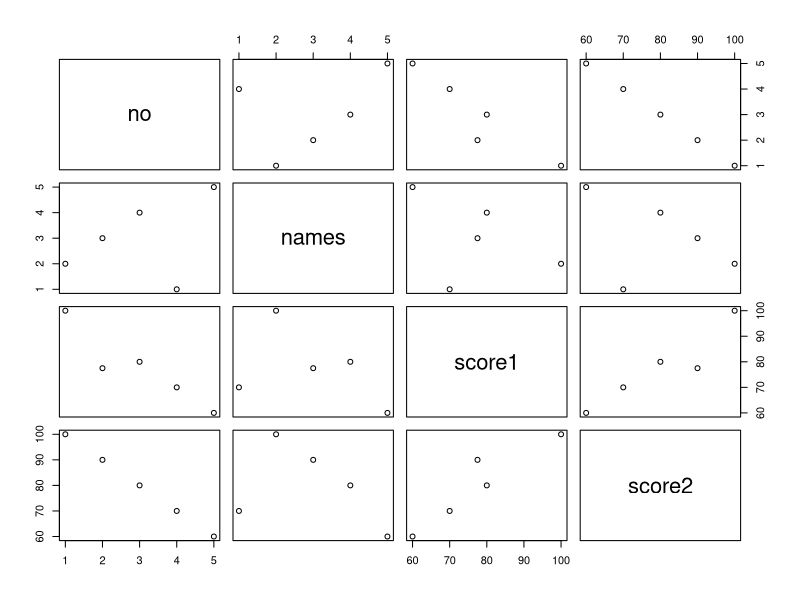

Generate this figure with R: (Note: this script raises an error after producing the figure.)
# 결측치 처리1 ####
df<-data.frame(no=c(1:5),names=c("K","L","P","C","Y"), score1=c(100,NA,80,70,60),score2=c(100,90,80,70,60))
mean(df$score1) #NA
mean(df$score1, na.rm=T) #NA
#df[is.na(df$score1),]<-mean(df$score1, na.rm=T) # 이렇게하면 행 다바뀜
df[is.na(df$score1),"score1"]<-mean(df$score1, na.rm=T) # 이렇게 열도 지정함
df
plot(df)
colSums(df)
colMeans(df)
rowMeans(df)
rowSums(df)

# 결측치 검색 ####
a<-data.frame(score1=c(100, NA, 99, 88), score2=c("A","B","A","B"))

mean(a$score1, na.rm=T)
sd(a$score1, na.rm=T)
sum(is.na(a))
table(is.na(a))
na.omit(a)
which(is.na(a),T) # 행/열 정확히 알려달라->T
which(is.na(a)) # 결측치 행만 리턴 -> F (디폴트)


# 결측치 처리2 ####
a<-data.frame(score1=c(100, NA, 99, 88), score2=c("A","B","A","B"))
a$score1[is.na(a$score1)]<-"#"
a


# 결측치 처리3 ####
data("airquality")
str(airquality)
head(airquality)
sum(is.na(airquality))
table(is.na(airquality))
colMeans(airquality)
colMeans(airquality, na.rm=T)

colSums(is.na(airquality))
airquality2<-na.omit(airquality)
str(airquality2)
complete.cases(airquality2)
colMeans(airquality2)
colMeans(airquality2, na.rm=T)


# 결측치 처리 4 ####
name<-c('h','y','c','u')
score<-c(100,99,100,100)
st<-data.frame(name,score) #st1
class_a<-matrix(c(99,88,100,99,98,100), nrow=2)
class_b<-matrix(c(100,100,99,99,100,100), nrow=2)
st2<-data.frame(class_a,class_b) #st2
colnames(st2)<-c('sub1','sub2','sub3','sub4','sub5','sub6')
rownames(st2)<-c('kim hy','lee hy')


# 결측치 처리 5 ####
library(MASS)
x<-Cars93
str(x)
is.na(x)
sum(is.na(x))
table(is.na(x))
#속성별 결측치를 구해봅시다.
sum(is.na(Cars93$Manufacturer)) 
sum(is.na(Cars93$Price))
sum(is.na(Cars93$Rear.seat.room))
sum(is.na(Cars93$Luggage.room))
colSums(is.na(Cars93))
sum(x$Rear.seat.room)
mean(x$Rear.seat.room)
sum(x$Rear.seat.room, na.rm = TRUE)
mean(x$Rear.seat.room, na.rm = TRUE)
#결측값이 들어있는 행 전체를 데이터 셋에서 제거해 봅시다: na.omit()
temp<- na.omit(Cars93)
str(temp)
complete.cases()
sum(is.na(Cars93))
# Cars93 데이터 프레임의 “Rear.seat.room" 칼럼 내 결측값이 있는 행 전체 삭제해 봅시다
Cars93_2 <- Cars93[ complete.cases(Cars93[ , c("Rear.seat.room")]), ]
sum(is.na(Cars93_2)) 
# Cars93 데이터 프레임의 20~24번째 칼럼 내 결측값이 있는 행 전체 삭제>
Cars93_3 <- Cars93[ complete.cases(Cars93[ , c(20:24)]), ]
sum(is.na(Cars93_3)) 